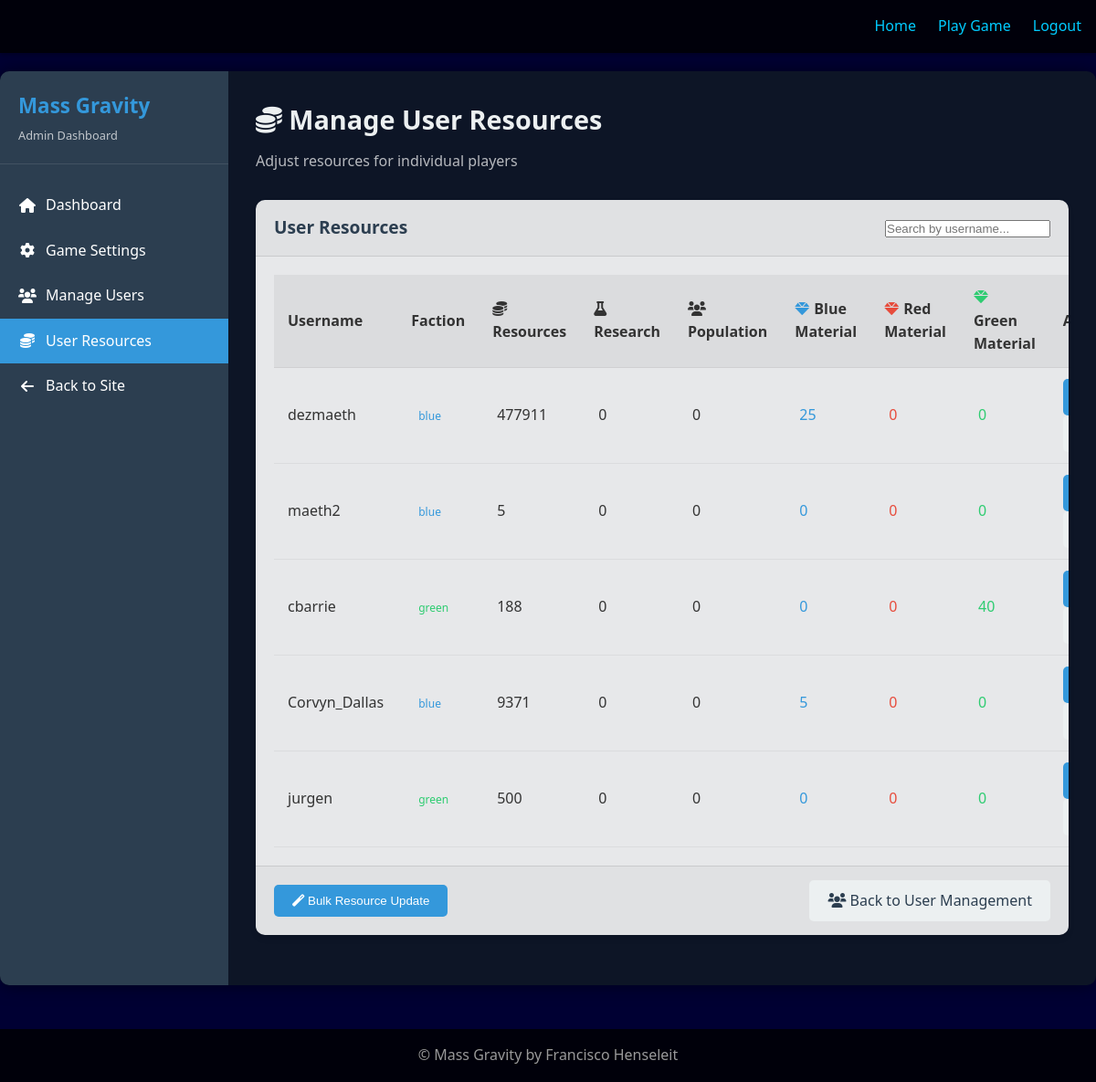
The app's page /admin/user_resources (signed in) with its own data.
### flask_app/models/user.py (models this page shows, shortened)
class User(UserMixin, db.Model):
    id = db.Column(db.Integer, primary_key=True)
    username = db.Column(db.String(64), unique=True, index=True)
    email = db.Column(db.String(120), unique=True, index=True)
    password_hash = db.Column(db.String(128))
    faction = db.Column(db.String(10), nullable=False)
    game_data = db.Column(db.Text, default="{}")

### flask_app/routes/admin.py (the view)
@admin.route('/user_resources', methods=['GET'])
@login_required
@admin_required
def user_resources():
    users = User.query.all()
    user_data = []
    for user in users:
        try:
            game_data = json.loads(user.game_data) if user.game_data else {}
            resources = game_data.get('resources', 0)
            research_points = game_data.get('research_points', 0)
            population = game_data.get('population', 0)
            blue_material = game_data.get('materials', {}).get('blue', 0)
            red_material = game_data.get('materials', {}).get('red', 0)
            green_material = game_data.get('materials', {}).get('green', 0)
            user_entry = {
                'id': user.id,
                'username': user.username,
                'faction': user.faction,
                'resources': resources,
                'research_points': research_points,
                'population': population,
                'blue_material': blue_material,
                'red_material': red_material,
                'green_material': green_material
            }
            user_data.append(user_entry)
        except (json.JSONDecodeError, KeyError):
            user_data.append({
                'id': user.id,
                'username': user.username,
                'faction': user.faction,
                'resources': 0,
                'research_points': 0,
                'population': 0,
                'blue_material': 0,
                'red_material': 0,
                'green_material': 0
            })
    return render_template('admin/user_resources.html', users=user_data)

### flask_app/models/user.py (called while the page is built)
@login_manager.user_loader
def load_user(user_id):
    return User.query.get(int(user_id))

### flask_app/routes/admin.py (called while the page is built)
def admin_required(f):
    @functools.wraps(f)
    def decorated_function(*args, **kwargs):
        if not current_user.is_authenticated or current_user.id != 1:
            flash('Admin access required')
            return redirect(url_for('main.index'))
        return f(*args, **kwargs)
    return decorated_function

### flask_app/templates/admin/user_resources.html (shortened to what this page needs)
{% extends 'base.html' %}
{% block head %}
<link rel="stylesheet" href="{{ url_for('static', filename='css/admin.css') }}">
<link rel="stylesheet" href="https://cdnjs.cloudflare.com/ajax/libs/font-awesome/6.0.0/css/all.min.css">
{% endblock %}
{% block content %}
<div class="admin-container">
    <div class="admin-sidebar">
        <div class="admin-sidebar-header">
            <h3>Mass Gravity</h3>
            <p>Admin Dashboard</p>
        </div>
        <ul class="admin-menu">
            <li><a href="{{ url_for('admin.index') }}"><i class="fas fa-home"></i> Dashboard</a></li>
            <li><a href="{{ url_for('admin.settings') }}"><i class="fas fa-cog"></i> Game Settings</a></li>
            <li><a href="{{ url_for('admin.users') }}"><i class="fas fa-users"></i> Manage Users</a></li>
            <li><a href="{{ url_for('admin.user_resources') }}" class="active"><i class="fas fa-coins"></i> User Resources</a></li>
            <li><a href="{{ url_for('main.index') }}"><i class="fas fa-arrow-left"></i> Back to Site</a></li>
        </ul>
    </div>
    <div class="admin-content">
        <div class="admin-content-header">
            <h2><i class="fas fa-coins"></i> Manage User Resources</h2>
            <p>Adjust resources for individual players</p>
        </div>
        <div class="admin-card">
            <div class="admin-card-header">
                <h3>User Resources</h3>
                <div>
                    <input type="text" id="userSearch" placeholder="Search by username..." class="admin-form-control">
                </div>
            </div>
            <div class="admin-card-body">
                <table class="admin-table" id="resourcesTable">
                    <thead>
                        <tr>
                            <th>Username</th>
                            <th>Faction</th>
                            <th>
                                <i class="fas fa-coins resource-icon"></i>Resources
                            </th>
                            <th>
                                <i class="fas fa-flask resource-icon"></i>Research
                            </th>
                            <th>
                                <i class="fas fa-users resource-icon"></i>Population
                            </th>
                            <th>
                                <i class="fas fa-gem resource-icon faction-blue"></i>Blue Material
                            </th>
                            <th>
                                <i class="fas fa-gem resource-icon faction-red"></i>Red Material
                            </th>
                            <th>
                                <i class="fas fa-gem resource-icon faction-green"></i>Green Material
                            </th>
                            <th>Actions</th>
                        </tr>
                    </thead>
                    <tbody>
                        {% for user in users %}
                        <tr class="user-row" data-user-id="{{ user.id }}">
                            <td>{{ user.username }}</td>
                            <td>
                                <span class="admin-badge faction-{{ user.faction }}">{{ user.faction }}</span>
                            </td>
                            <td class="resource-cell" data-resource="resources">
                                <span class="resource-value">{{ user.resources|int }}</span>
                            </td>
                            <td class="resource-cell" data-resource="research_points">
                                <span class="resource-value">{{ user.research_points|int }}</span>
                            </td>
                            <td class="resource-cell" data-resource="population">
                                <span class="resource-value">{{ user.population|int }}</span>
                            </td>
                            <td class="resource-cell" data-resource="blue_material">
                                <span class="resource-value faction-blue">{{ user.blue_material|int }}</span>
                            </td>
                            <td class="resource-cell" data-resource="red_material">
                                <span class="resource-value faction-red">{{ user.red_material|int }}</span>
                            </td>
                            <td class="resource-cell" data-resource="green_material">
                                <span class="resource-value faction-green">{{ user.green_material|int }}</span>
                            </td>
                            <td>
                                <button class="admin-btn admin-btn-sm admin-btn-primary save-row-btn" disabled>
                                </button>
                                <button class="admin-btn admin-btn-sm admin-btn-secondary reset-row-btn" disabled>
                                </button>
                            </td>
                        </tr>
                        {% endfor %}
                    </tbody>
                </table>
            </div>
            <div class="admin-card-footer">
                <div class="admin-flex-between">
                    <div>
                        <button id="bulkResourceBtn" class="admin-btn admin-btn-primary">
                            <i class="fas fa-magic"></i> Bulk Resource Update
                        </button>
                    </div>
                    <div>
                        <a href="{{ url_for('admin.users') }}" class="admin-btn admin-btn-secondary">
                            <i class="fas fa-users"></i> Back to User Management
                        </a>
                    </div>
                </div>
            </div>
        </div>
    </div>
</div>
{% endblock %}

### flask_app/static/css/main.css (style rules this page uses)
:root { --primary-color: #0066cc; --accent-color: #00ccff; --dark-color: #000033; --light-color: #e6f7ff; --font-main: 'Segoe UI', Tahoma, Geneva, Verdana, sans-serif; }
* { box-sizing: border-box; margin: 0; padding: 0; }
body { font-family: var(--font-main); line-height: 1.6; color: #f0f0f0; background-color: var(--dark-color); background-size: cover; min-height: 100vh; }
a { color: var(--accent-color); text-decoration: none; }

### flask_app/static/css/admin.css (style rules this page uses)
:root { --admin-primary: #2c3e50; --admin-secondary: #34495e; --admin-accent: #3498db; --admin-success: #2ecc71; --admin-warning: #f39c12; --admin-danger: #e74c3c; --admin-light: #ecf0f1; --admin-dark: #2c3e50; --admin-text: #333; --admin-panel-bg: rgba(255, 255, 255, 0.9); --admin-sidebar-width: 250px; }
.admin-container { display: flex; min-height: calc(100vh - 150px); background-color: rgba(0, 10, 20, 0.8); margin: 20px auto; border-radius: 10px; overflow: hidden; box-shadow: 0 0 20px rgba(0, 0, 0, 0.5); max-width: 1400px; }
.admin-sidebar { width: var(--admin-sidebar-width); background-color: var(--admin-dark); color: white; padding: 20px 0; flex-shrink: 0; }
.admin-sidebar-header { padding: 0 20px 20px; border-bottom: 1px solid rgba(255, 255, 255, 0.1); margin-bottom: 20px; }
.admin-sidebar-header h3 { color: var(--admin-accent); margin: 0; font-size: 1.4rem; }
.admin-sidebar-header p { margin: 5px 0 0; font-size: 0.8rem; opacity: 0.7; }
.admin-menu { list-style: none; padding: 0; margin: 0; }
.admin-menu li { padding: 0; }
.admin-menu li a { display: block; padding: 12px 20px; color: white; text-decoration: none; transition: all 0.3s; display: flex; align-items: center; }
.admin-menu li a.active { background-color: var(--admin-accent); color: white; }
.admin-menu li a i { margin-right: 10px; width: 20px; text-align: center; }
.admin-content { flex-grow: 1; padding: 30px; background-color: rgba(240, 245, 255, 0.05); overflow-y: auto; }
.admin-content-header { margin-bottom: 30px; }
.admin-content-header h2 { color: var(--admin-light); margin: 0 0 10px; font-size: 1.8rem; }
.admin-content-header p { color: rgba(255, 255, 255, 0.7); margin: 0; }
.admin-card { background-color: var(--admin-panel-bg); border-radius: 10px; box-shadow: 0 4px 6px rgba(0, 0, 0, 0.1); margin-bottom: 25px; overflow: hidden; color: var(--admin-text); }
.admin-card-header { padding: 15px 20px; background-color: rgba(0, 0, 0, 0.03); border-bottom: 1px solid rgba(0, 0, 0, 0.1); display: flex; justify-content: space-between; align-items: center; }
.admin-card-header h3 { margin: 0; font-size: 1.2rem; color: var(--admin-dark); }
.admin-card-body { padding: 20px; }
.admin-card-footer { padding: 15px 20px; background-color: rgba(0, 0, 0, 0.03); border-top: 1px solid rgba(0, 0, 0, 0.1); }
.admin-table { width: 100%; border-collapse: collapse; }
.admin-table th { text-align: left; padding: 12px 15px; background-color: rgba(0, 0, 0, 0.05); border-bottom: 1px solid rgba(0, 0, 0, 0.1); font-weight: 600; }
.admin-table td { padding: 12px 15px; border-bottom: 1px solid rgba(0, 0, 0, 0.05); }
.admin-btn { display: inline-block; padding: 10px 20px; border-radius: 5px; font-weight: 500; cursor: pointer; transition: all 0.3s; text-decoration: none; border: none; }
.admin-btn-primary { background-color: var(--admin-accent); color: white; }
.admin-btn-secondary { background-color: var(--admin-light); color: var(--admin-dark); }
.admin-btn-sm { padding: 5px 10px; font-size: 0.85rem; }
.admin-flex-between { display: flex; justify-content: space-between; align-items: center; }
.admin-badge { display: inline-block; padding: 3px 8px; border-radius: 15px; font-size: 0.75rem; font-weight: 500; }

### flask_app/templates/admin/user_resources.html (style rules this page uses)
.resource-cell { position: relative; }
.resource-value { cursor: pointer; padding: 5px; border-radius: 4px; transition: background-color 0.2s; }
.faction-blue { color: #3498db; }
.faction-red { color: #e74c3c; }
.faction-green { color: #2ecc71; }
.resource-icon { margin-right: 5px; }

### records on screen
User: username "dezmaeth", faction "blue", resources "477911", research_points "0", population "0", blue_material "25", red_material "0", green_material "0"
User: username "maeth2", faction "blue", resources "5", research_points "0", population "0", blue_material "0", red_material "0", green_material "0"
User: username "cbarrie", faction "green", resources "188", research_points "0", population "0", blue_material "0", red_material "0", green_material "40"
User: username "Corvyn_Dallas", faction "blue", resources "9371", research_points "0", population "0", blue_material "5", red_material "0", green_material "0"
User: username "jurgen", faction "green", resources "500", research_points "0", population "0", blue_material "0", red_material "0", green_material "0"
